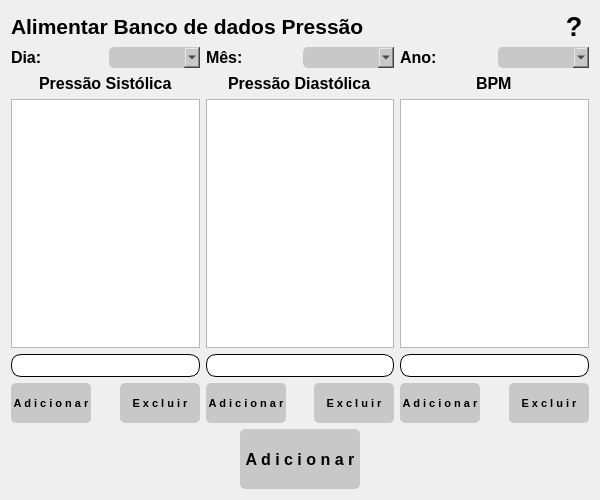
<?xml version="1.0" encoding="UTF-8"?>
<ui version="4.0">
 <class>Form</class>
 <widget class="QWidget" name="Form">
  <property name="geometry">
   <rect>
    <x>0</x>
    <y>0</y>
    <width>600</width>
    <height>500</height>
   </rect>
  </property>
  <property name="minimumSize">
   <size>
    <width>600</width>
    <height>500</height>
   </size>
  </property>
  <property name="maximumSize">
   <size>
    <width>600</width>
    <height>500</height>
   </size>
  </property>
  <property name="font">
   <font>
    <pointsize>8</pointsize>
   </font>
  </property>
  <property name="windowTitle">
   <string>Form</string>
  </property>
  <property name="styleSheet">
   <string notr="true">QPushButton#adicionar_sistolica, #excluir_sistolica, #adicionar_diastolica, #excluir_diastolica,
#adicionar_bpm, #excluir_bpm, #adicionar_banco_dados{
background-color: rgb(200, 200, 200);
border-radius: 5px
}
QPushButton#adicionar_sistolica:hover, #excluir_sistolica:hover, #adicionar_diastolica:hover, #excluir_diastolica:hover, #adicionar_bpm:hover, #excluir_bpm:hover, #adicionar_banco_dados:hover{
background-color: rgba(145, 207, 230, 200)
}
QPushButton#adicionar_sistolica:pressed, #excluir_sistolica:pressed, #adicionar_diastolica:pressed, #excluir_diastolica:pressed, #adicionar_bpm:pressed, #excluir_bpm:pressed, #adicionar_banco_dados:pressed{
background-color: rgba(150, 150, 150, 255);
padding-top: 2px;
}

QLineEdit#linha_sistolica, #linha_diastolica, #linha_bpm{
border-radius: 10px;
border: 1px solid rgb(0, 0, 0)
}
QLineEdit#linha_sistolica:hover, #linha_diastolica:hover, #linha_bpm:hover{
background-color: rgba(147, 207, 230, 100)
}

QComboBox#combo_dia, #combo_mes, #combo_ano{
background-color: rgb(200, 200, 200);
border-radius: 5px
}
QComboBox#combo_dia:hover, #combo_mes:hover, #combo_ano:hover{
background-color: rgba(147, 207, 230, 200)
}</string>
  </property>
  <layout class="QVBoxLayout" name="verticalLayout_7">
   <item>
    <layout class="QHBoxLayout" name="horizontalLayout_4">
     <item>
      <widget class="QLabel" name="label">
       <property name="font">
        <font>
         <pointsize>16</pointsize>
         <weight>75</weight>
         <bold>true</bold>
        </font>
       </property>
       <property name="text">
        <string>Alimentar Banco de dados Pressão</string>
       </property>
      </widget>
     </item>
     <item>
      <widget class="QPushButton" name="ajuda">
       <property name="minimumSize">
        <size>
         <width>30</width>
         <height>30</height>
        </size>
       </property>
       <property name="maximumSize">
        <size>
         <width>30</width>
         <height>30</height>
        </size>
       </property>
       <property name="font">
        <font>
         <pointsize>20</pointsize>
         <weight>75</weight>
         <bold>true</bold>
        </font>
       </property>
       <property name="cursor">
        <cursorShape>PointingHandCursor</cursorShape>
       </property>
       <property name="styleSheet">
        <string notr="true">QPushButton#ajuda{
background-color: rgba(0, 0, 0, 0);
border-radius: 10px
}
QPushButton#ajuda:hover{
background-color: rgba(145, 207, 230, 200)
}
QPushButton#ajuda:pressed{
padding-top: 2px
}
</string>
       </property>
       <property name="text">
        <string>?</string>
       </property>
      </widget>
     </item>
    </layout>
   </item>
   <item>
    <layout class="QHBoxLayout" name="horizontalLayout_10">
     <item>
      <layout class="QHBoxLayout" name="horizontalLayout_7">
       <item>
        <widget class="QLabel" name="label_5">
         <property name="font">
          <font>
           <pointsize>12</pointsize>
           <weight>75</weight>
           <bold>true</bold>
          </font>
         </property>
         <property name="text">
          <string>Dia:</string>
         </property>
        </widget>
       </item>
       <item>
        <widget class="QComboBox" name="combo_dia">
         <property name="font">
          <font>
           <pointsize>12</pointsize>
          </font>
         </property>
        </widget>
       </item>
      </layout>
     </item>
     <item>
      <layout class="QHBoxLayout" name="horizontalLayout_8">
       <item>
        <widget class="QLabel" name="label_6">
         <property name="font">
          <font>
           <pointsize>12</pointsize>
           <weight>75</weight>
           <bold>true</bold>
          </font>
         </property>
         <property name="text">
          <string>Mês:</string>
         </property>
        </widget>
       </item>
       <item>
        <widget class="QComboBox" name="combo_mes">
         <property name="font">
          <font>
           <pointsize>12</pointsize>
          </font>
         </property>
        </widget>
       </item>
      </layout>
     </item>
     <item>
      <layout class="QHBoxLayout" name="horizontalLayout_9">
       <item>
        <widget class="QLabel" name="label_7">
         <property name="font">
          <font>
           <pointsize>12</pointsize>
           <weight>75</weight>
           <bold>true</bold>
          </font>
         </property>
         <property name="text">
          <string>Ano:</string>
         </property>
        </widget>
       </item>
       <item>
        <widget class="QComboBox" name="combo_ano">
         <property name="font">
          <font>
           <pointsize>12</pointsize>
          </font>
         </property>
        </widget>
       </item>
      </layout>
     </item>
    </layout>
   </item>
   <item>
    <layout class="QHBoxLayout" name="horizontalLayout_5">
     <item>
      <layout class="QVBoxLayout" name="verticalLayout_4">
       <item>
        <layout class="QVBoxLayout" name="verticalLayout">
         <item alignment="Qt::AlignHCenter">
          <widget class="QLabel" name="label_2">
           <property name="font">
            <font>
             <pointsize>12</pointsize>
             <weight>75</weight>
             <bold>true</bold>
            </font>
           </property>
           <property name="text">
            <string>Pressão Sistólica</string>
           </property>
          </widget>
         </item>
         <item>
          <widget class="QListWidget" name="lista_sistolica"/>
         </item>
        </layout>
       </item>
       <item>
        <widget class="QLineEdit" name="linha_sistolica">
         <property name="font">
          <font>
           <pointsize>12</pointsize>
          </font>
         </property>
        </widget>
       </item>
       <item>
        <layout class="QHBoxLayout" name="horizontalLayout">
         <item alignment="Qt::AlignLeft">
          <widget class="QPushButton" name="adicionar_sistolica">
           <property name="minimumSize">
            <size>
             <width>80</width>
             <height>40</height>
            </size>
           </property>
           <property name="maximumSize">
            <size>
             <width>80</width>
             <height>40</height>
            </size>
           </property>
           <property name="font">
            <font>
             <pointsize>8</pointsize>
             <weight>75</weight>
             <bold>true</bold>
            </font>
           </property>
           <property name="cursor">
            <cursorShape>PointingHandCursor</cursorShape>
           </property>
           <property name="text">
            <string>A d i c i o n a r</string>
           </property>
          </widget>
         </item>
         <item alignment="Qt::AlignRight">
          <widget class="QPushButton" name="excluir_sistolica">
           <property name="minimumSize">
            <size>
             <width>80</width>
             <height>40</height>
            </size>
           </property>
           <property name="maximumSize">
            <size>
             <width>80</width>
             <height>40</height>
            </size>
           </property>
           <property name="font">
            <font>
             <pointsize>8</pointsize>
             <weight>75</weight>
             <bold>true</bold>
            </font>
           </property>
           <property name="cursor">
            <cursorShape>PointingHandCursor</cursorShape>
           </property>
           <property name="text">
            <string>E x c l u i r</string>
           </property>
          </widget>
         </item>
        </layout>
       </item>
      </layout>
     </item>
     <item>
      <layout class="QVBoxLayout" name="verticalLayout_5">
       <item>
        <layout class="QVBoxLayout" name="verticalLayout_2">
         <item alignment="Qt::AlignHCenter">
          <widget class="QLabel" name="label_3">
           <property name="font">
            <font>
             <pointsize>12</pointsize>
             <weight>75</weight>
             <bold>true</bold>
            </font>
           </property>
           <property name="text">
            <string>Pressão Diastólica</string>
           </property>
          </widget>
         </item>
         <item>
          <widget class="QListWidget" name="lista_diastolica"/>
         </item>
        </layout>
       </item>
       <item>
        <widget class="QLineEdit" name="linha_diastolica">
         <property name="font">
          <font>
           <pointsize>12</pointsize>
          </font>
         </property>
        </widget>
       </item>
       <item>
        <layout class="QHBoxLayout" name="horizontalLayout_2">
         <item alignment="Qt::AlignLeft">
          <widget class="QPushButton" name="adicionar_diastolica">
           <property name="minimumSize">
            <size>
             <width>80</width>
             <height>40</height>
            </size>
           </property>
           <property name="maximumSize">
            <size>
             <width>80</width>
             <height>40</height>
            </size>
           </property>
           <property name="font">
            <font>
             <pointsize>8</pointsize>
             <weight>75</weight>
             <bold>true</bold>
            </font>
           </property>
           <property name="cursor">
            <cursorShape>PointingHandCursor</cursorShape>
           </property>
           <property name="text">
            <string>A d i c i o n a r</string>
           </property>
          </widget>
         </item>
         <item alignment="Qt::AlignRight">
          <widget class="QPushButton" name="excluir_diastolica">
           <property name="minimumSize">
            <size>
             <width>80</width>
             <height>40</height>
            </size>
           </property>
           <property name="maximumSize">
            <size>
             <width>80</width>
             <height>40</height>
            </size>
           </property>
           <property name="font">
            <font>
             <pointsize>8</pointsize>
             <weight>75</weight>
             <bold>true</bold>
            </font>
           </property>
           <property name="cursor">
            <cursorShape>PointingHandCursor</cursorShape>
           </property>
           <property name="text">
            <string>E x c l u i r</string>
           </property>
          </widget>
         </item>
        </layout>
       </item>
      </layout>
     </item>
     <item>
      <layout class="QVBoxLayout" name="verticalLayout_6">
       <item>
        <layout class="QVBoxLayout" name="verticalLayout_3">
         <item alignment="Qt::AlignHCenter">
          <widget class="QLabel" name="label_4">
           <property name="font">
            <font>
             <pointsize>12</pointsize>
             <weight>75</weight>
             <bold>true</bold>
            </font>
           </property>
           <property name="text">
            <string>BPM</string>
           </property>
          </widget>
         </item>
         <item>
          <widget class="QListWidget" name="lista_bpm"/>
         </item>
        </layout>
       </item>
       <item>
        <widget class="QLineEdit" name="linha_bpm">
         <property name="font">
          <font>
           <pointsize>12</pointsize>
          </font>
         </property>
        </widget>
       </item>
       <item>
        <layout class="QHBoxLayout" name="horizontalLayout_3">
         <item alignment="Qt::AlignLeft">
          <widget class="QPushButton" name="adicionar_bpm">
           <property name="minimumSize">
            <size>
             <width>80</width>
             <height>40</height>
            </size>
           </property>
           <property name="maximumSize">
            <size>
             <width>80</width>
             <height>40</height>
            </size>
           </property>
           <property name="font">
            <font>
             <pointsize>8</pointsize>
             <weight>75</weight>
             <bold>true</bold>
            </font>
           </property>
           <property name="cursor">
            <cursorShape>PointingHandCursor</cursorShape>
           </property>
           <property name="text">
            <string>A d i c i o n a r</string>
           </property>
          </widget>
         </item>
         <item alignment="Qt::AlignRight">
          <widget class="QPushButton" name="excluir_bpm">
           <property name="minimumSize">
            <size>
             <width>80</width>
             <height>40</height>
            </size>
           </property>
           <property name="maximumSize">
            <size>
             <width>80</width>
             <height>40</height>
            </size>
           </property>
           <property name="font">
            <font>
             <pointsize>8</pointsize>
             <weight>75</weight>
             <bold>true</bold>
            </font>
           </property>
           <property name="cursor">
            <cursorShape>PointingHandCursor</cursorShape>
           </property>
           <property name="text">
            <string>E x c l u i r</string>
           </property>
          </widget>
         </item>
        </layout>
       </item>
      </layout>
     </item>
    </layout>
   </item>
   <item alignment="Qt::AlignHCenter">
    <widget class="QPushButton" name="adicionar_banco_dados">
     <property name="minimumSize">
      <size>
       <width>120</width>
       <height>60</height>
      </size>
     </property>
     <property name="maximumSize">
      <size>
       <width>120</width>
       <height>60</height>
      </size>
     </property>
     <property name="font">
      <font>
       <pointsize>12</pointsize>
       <weight>75</weight>
       <bold>true</bold>
      </font>
     </property>
     <property name="cursor">
      <cursorShape>PointingHandCursor</cursorShape>
     </property>
     <property name="text">
      <string>A d i c i o n a r</string>
     </property>
    </widget>
   </item>
  </layout>
 </widget>
 <resources/>
 <connections/>
</ui>
